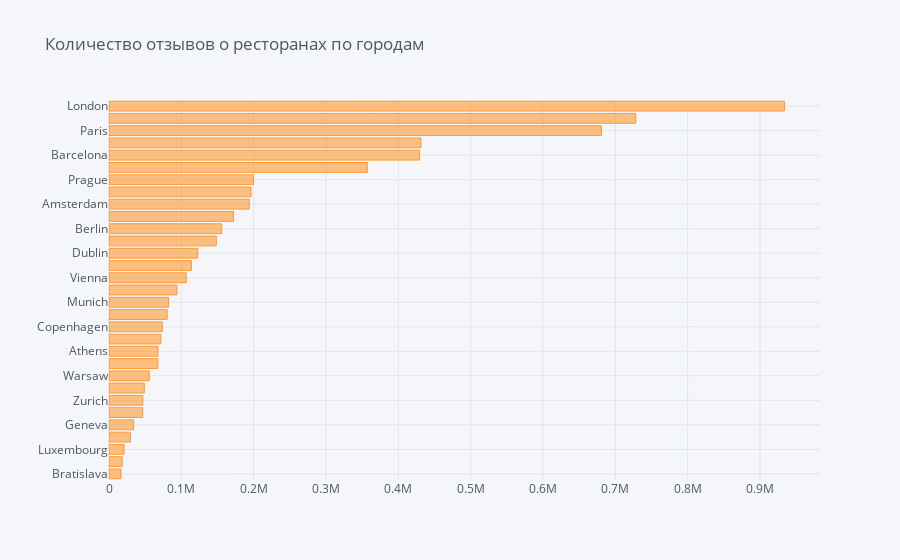

Source (notebook cell):
### Code cell
quan_nor_city.sort_values(ascending=True).iplot(
    kind='barh', title='Количество отзывов о ресторанах по городам')

### Figure 1 — Plotly figure (JSON) as saved in the notebook; plotly's stock layout.template omitted (floating-point values rounded to 4 significant figures)
{"data": [{"marker": {"color": "rgba(255, 153, 51, 0.6)", "line": {"color": "rgba(255, 153, 51, 1.0)", "width": 1}}, "name": "Number_of_Reviews", "orientation": "h", "text": "", "type": "bar", "x": [16672, 18269, 20817, 29511, 34071, 46602, 46769, 48853, 55636, 67635, 67765, 71588, 73670, 80355, 82386, 93952, 106709, 113956, 122804, 148366, 155923, 172103, 193814, 196347, 199875, 357185, 429437, 431350, 680827, 728235, 933770], "y": ["Bratislava", "Ljubljana", "Luxembourg", "Helsinki", "Geneva", "Oslo", "Zurich", "Hamburg", "Warsaw", "Krakow", "Athens", "Stockholm", "Copenhagen", "Oporto", "Munich", "Lyon", "Vienna", "Brussels", "Dublin", "Budapest", "Berlin", "Edinburgh", "Amsterdam", "Lisbon", "Prague", "Madrid", "Barcelona", "Milan", "Paris", "Rome", "London"]}], "layout": {"legend": {"bgcolor": "#F5F6F9", "font": {"color": "#4D5663"}}, "paper_bgcolor": "#F5F6F9", "plot_bgcolor": "#F5F6F9", "title": {"font": {"color": "#4D5663"}, "text": "Количество отзывов о ресторанах по городам"}, "xaxis": {"gridcolor": "#E1E5ED", "showgrid": true, "tickfont": {"color": "#4D5663"}, "title": {"font": {"color": "#4D5663"}, "text": ""}, "zerolinecolor": "#E1E5ED"}, "yaxis": {"gridcolor": "#E1E5ED", "showgrid": true, "tickfont": {"color": "#4D5663"}, "title": {"font": {"color": "#4D5663"}, "text": ""}, "zerolinecolor": "#E1E5ED"}}}
